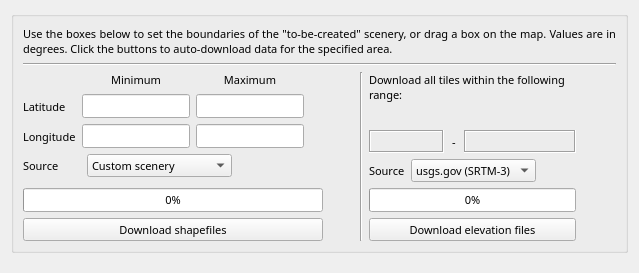
       <widget class="QWidget" name="downloadTab">
        <attribute name="title">
         <string>Download</string>
        </attribute>
        <layout class="QGridLayout" name="gridLayout_7">
         <item row="0" column="0">
          <layout class="QGridLayout" name="layout_2">
           <item row="0" column="0">
            <widget class="QGroupBox" name="groupBox">
             <property name="sizePolicy">
              <sizepolicy hsizetype="Preferred" vsizetype="Minimum">
               <horstretch>0</horstretch>
               <verstretch>0</verstretch>
              </sizepolicy>
             </property>
             <property name="minimumSize">
              <size>
               <width>0</width>
               <height>0</height>
              </size>
             </property>
             <property name="maximumSize">
              <size>
               <width>16777215</width>
               <height>250</height>
              </size>
             </property>
             <property name="font">
              <font>
               <family>Lucida Sans</family>
               <pointsize>8</pointsize>
              </font>
             </property>
             <property name="title">
              <string/>
             </property>
             <property name="alignment">
              <set>Qt::AlignLeading|Qt::AlignLeft|Qt::AlignVCenter</set>
             </property>
             <property name="flat">
              <bool>false</bool>
             </property>
             <property name="checkable">
              <bool>false</bool>
             </property>
             <layout class="QGridLayout" name="gridLayout">
              <property name="leftMargin">
               <number>9</number>
              </property>
              <property name="topMargin">
               <number>9</number>
              </property>
              <property name="rightMargin">
               <number>9</number>
              </property>
              <item row="2" column="0">
               <widget class="Line" name="line_5">
                <property name="orientation">
                 <enum>Qt::Horizontal</enum>
                </property>
               </widget>
              </item>
              <item row="3" column="0">
               <layout class="QHBoxLayout" name="horizontalLayout_9">
                <property name="sizeConstraint">
                 <enum>QLayout::SetFixedSize</enum>
                </property>
                <property name="rightMargin">
                 <number>0</number>
                </property>
                <property name="bottomMargin">
                 <number>0</number>
                </property>
                <item>
                 <layout class="QVBoxLayout" name="shapefilesLayout">
                  <property name="bottomMargin">
                   <number>0</number>
                  </property>
                  <item>
                   <layout class="QHBoxLayout" name="minMaxLayout">
                    <property name="rightMargin">
                     <number>5</number>
                    </property>
                    <item>
                     <layout class="QVBoxLayout" name="latLonLayout">
                      <property name="topMargin">
                       <number>23</number>
                      </property>
                      <item>
                       <widget class="QLabel" name="latLabel">
                        <property name="maximumSize">
                         <size>
                          <width>55</width>
                          <height>16777215</height>
                         </size>
                        </property>
                        <property name="font">
                         <font>
                          <family>Lucida Sans</family>
                          <pointsize>8</pointsize>
                         </font>
                        </property>
                        <property name="text">
                         <string>Latitude</string>
                        </property>
                        <property name="alignment">
                         <set>Qt::AlignLeading|Qt::AlignLeft|Qt::AlignVCenter</set>
                        </property>
                       </widget>
                      </item>
                      <item>
                       <widget class="QLabel" name="lonLabel">
                        <property name="maximumSize">
                         <size>
                          <width>55</width>
                          <height>16777215</height>
                         </size>
                        </property>
                        <property name="font">
                         <font>
                          <family>Lucida Sans</family>
                          <pointsize>8</pointsize>
                         </font>
                        </property>
                        <property name="text">
                         <string>Longitude</string>
                        </property>
                        <property name="alignment">
                         <set>Qt::AlignLeading|Qt::AlignLeft|Qt::AlignVCenter</set>
                        </property>
                       </widget>
                      </item>
                     </layout>
                    </item>
                    <item>
                     <layout class="QVBoxLayout" name="minLayout">
                      <item>
                       <widget class="QLabel" name="minLabel">
                        <property name="font">
                         <font>
                          <family>Lucida Sans</family>
                          <pointsize>8</pointsize>
                         </font>
                        </property>
                        <property name="text">
                         <string>Minimum</string>
                        </property>
                        <property name="alignment">
                         <set>Qt::AlignHCenter|Qt::AlignTop</set>
                        </property>
                       </widget>
                      </item>
                      <item>
                       <widget class="QLineEdit" name="minLatField">
                        <property name="sizePolicy">
                         <sizepolicy hsizetype="Preferred" vsizetype="Fixed">
                          <horstretch>0</horstretch>
                          <verstretch>0</verstretch>
                         </sizepolicy>
                        </property>
                        <property name="minimumSize">
                         <size>
                          <width>0</width>
                          <height>20</height>
                         </size>
                        </property>
                        <property name="maximumSize">
                         <size>
                          <width>250</width>
                          <height>16777215</height>
                         </size>
                        </property>
                        <property name="font">
                         <font>
                          <family>Lucida Sans</family>
                          <pointsize>8</pointsize>
                         </font>
                        </property>
                        <property name="text">
                         <string/>
                        </property>
                       </widget>
                      </item>
                      <item>
                       <widget class="QLineEdit" name="minLonField">
                        <property name="sizePolicy">
                         <sizepolicy hsizetype="Preferred" vsizetype="Fixed">
                          <horstretch>0</horstretch>
                          <verstretch>0</verstretch>
                         </sizepolicy>
                        </property>
                        <property name="minimumSize">
                         <size>
                          <width>20</width>
                          <height>20</height>
                         </size>
                        </property>
                        <property name="maximumSize">
                         <size>
                          <width>250</width>
                          <height>16777215</height>
                         </size>
                        </property>
                        <property name="font">
                         <font>
                          <family>Lucida Sans</family>
                          <pointsize>8</pointsize>
                         </font>
                        </property>
                        <property name="text">
                         <string/>
                        </property>
                        <property name="readOnly">
                         <bool>false</bool>
                        </property>
                       </widget>
                      </item>
                     </layout>
                    </item>
                    <item>
                     <layout class="QVBoxLayout" name="maxLayout">
                      <property name="rightMargin">
                       <number>5</number>
                      </property>
                      <item>
                       <widget class="QLabel" name="maxLabel">
                        <property name="font">
                         <font>
                          <family>Lucida Sans</family>
                          <pointsize>8</pointsize>
                         </font>
                        </property>
                        <property name="text">
                         <string>Maximum</string>
                        </property>
                        <property name="alignment">
                         <set>Qt::AlignHCenter|Qt::AlignTop</set>
                        </property>
                       </widget>
                      </item>
                      <item>
                       <widget class="QLineEdit" name="maxLatField">
                        <property name="sizePolicy">
                         <sizepolicy hsizetype="Preferred" vsizetype="Fixed">
                          <horstretch>0</horstretch>
                          <verstretch>0</verstretch>
                         </sizepolicy>
                        </property>
                        <property name="minimumSize">
                         <size>
                          <width>0</width>
                          <height>20</height>
                         </size>
                        </property>
                        <property name="maximumSize">
                         <size>
                          <width>250</width>
                          <height>16777215</height>
                         </size>
                        </property>
                        <property name="font">
                         <font>
                          <family>Lucida Sans</family>
                          <pointsize>8</pointsize>
                         </font>
                        </property>
                       </widget>
                      </item>
                      <item>
                       <widget class="QLineEdit" name="maxLonField">
                        <property name="sizePolicy">
                         <sizepolicy hsizetype="Preferred" vsizetype="Fixed">
                          <horstretch>0</horstretch>
                          <verstretch>0</verstretch>
                         </sizepolicy>
                        </property>
                        <property name="minimumSize">
                         <size>
                          <width>0</width>
                          <height>20</height>
                         </size>
                        </property>
                        <property name="maximumSize">
                         <size>
                          <width>250</width>
                          <height>16777215</height>
                         </size>
                        </property>
                        <property name="font">
                         <font>
                          <family>Lucida Sans</family>
                          <pointsize>8</pointsize>
                         </font>
                        </property>
                        <property name="dragEnabled">
                         <bool>false</bool>
                        </property>
                       </widget>
                      </item>
                     </layout>
                    </item>
                    <item>
                     <spacer name="spacer_3">
                      <property name="orientation">
                       <enum>Qt::Horizontal</enum>
                      </property>
                      <property name="sizeHint" stdset="0">
                       <size>
                        <width>40</width>
                        <height>20</height>
                       </size>
                      </property>
                     </spacer>
                    </item>
                   </layout>
                  </item>
                  <item>
                   <layout class="QHBoxLayout" name="shapefilesSourceLayout">
                    <property name="bottomMargin">
                     <number>5</number>
                    </property>
                    <item>
                     <widget class="QLabel" name="shapefilesSourceLabel">
                      <property name="minimumSize">
                       <size>
                        <width>58</width>
                        <height>20</height>
                       </size>
                      </property>
                      <property name="maximumSize">
                       <size>
                        <width>55</width>
                        <height>23</height>
                       </size>
                      </property>
                      <property name="font">
                       <font>
                        <family>Lucida Sans</family>
                        <pointsize>8</pointsize>
                       </font>
                      </property>
                      <property name="text">
                       <string>Source</string>
                      </property>
                      <property name="alignment">
                       <set>Qt::AlignLeading|Qt::AlignLeft|Qt::AlignVCenter</set>
                      </property>
                      <property name="indent">
                       <number>0</number>
                      </property>
                     </widget>
                    </item>
                    <item>
                     <widget class="QComboBox" name="shapefilesSourceSelect">
                      <property name="sizePolicy">
                       <sizepolicy hsizetype="Fixed" vsizetype="Fixed">
                        <horstretch>0</horstretch>
                        <verstretch>0</verstretch>
                       </sizepolicy>
                      </property>
                      <property name="minimumSize">
                       <size>
                        <width>0</width>
                        <height>23</height>
                       </size>
                      </property>
                      <property name="maximumSize">
                       <size>
                        <width>16777215</width>
                        <height>23</height>
                       </size>
                      </property>
                      <property name="currentIndex">
                       <number>2</number>
                      </property>
                      <item>
                       <property name="text">
                        <string>CORINE 2000 (Europe)</string>
                       </property>
                      </item>
                      <item>
                       <property name="text">
                        <string>CORINE 2006 (Europe)</string>
                       </property>
                      </item>
                      <item>
                       <property name="text">
                        <string>Custom scenery</string>
                       </property>
                      </item>
                      <item>
                       <property name="text">
                        <string>OpenStreetMap</string>
                       </property>
                      </item>
                     </widget>
                    </item>
                    <item>
                     <spacer name="spacer_4">
                      <property name="orientation">
                       <enum>Qt::Horizontal</enum>
                      </property>
                      <property name="sizeType">
                       <enum>QSizePolicy::Expanding</enum>
                      </property>
                      <property name="sizeHint" stdset="0">
                       <size>
                        <width>40</width>
                        <height>23</height>
                       </size>
                      </property>
                     </spacer>
                    </item>
                   </layout>
                  </item>
                  <item>
                   <widget class="QProgressBar" name="downloadShapefilesProgressBar">
                    <property name="sizePolicy">
                     <sizepolicy hsizetype="Expanding" vsizetype="Fixed">
                      <horstretch>0</horstretch>
                      <verstretch>0</verstretch>
                     </sizepolicy>
                    </property>
                    <property name="maximumSize">
                     <size>
                      <width>300</width>
                      <height>16777215</height>
                     </size>
                    </property>
                    <property name="value">
                     <number>0</number>
                    </property>
                   </widget>
                  </item>
                  <item>
                   <widget class="QPushButton" name="downloadShapefilesButton">
                    <property name="sizePolicy">
                     <sizepolicy hsizetype="Expanding" vsizetype="Fixed">
                      <horstretch>0</horstretch>
                      <verstretch>0</verstretch>
                     </sizepolicy>
                    </property>
                    <property name="minimumSize">
                     <size>
                      <width>0</width>
                      <height>23</height>
                     </size>
                    </property>
                    <property name="maximumSize">
                     <size>
                      <width>300</width>
                      <height>23</height>
                     </size>
                    </property>
                    <property name="font">
                     <font>
                      <family>Lucida Sans</family>
                      <pointsize>8</pointsize>
                     </font>
                    </property>
                    <property name="text">
                     <string>Download shapefiles</string>
                    </property>
                    <property name="flat">
                     <bool>false</bool>
                    </property>
                   </widget>
                  </item>
                 </layout>
                </item>
                <item>
                 <widget class="Line" name="line0">
                  <property name="orientation">
                   <enum>Qt::Vertical</enum>
                  </property>
                 </widget>
                </item>
                <item>
                 <layout class="QVBoxLayout" name="elevationLayout">
                  <property name="sizeConstraint">
                   <enum>QLayout::SetNoConstraint</enum>
                  </property>
                  <property name="bottomMargin">
                   <number>0</number>
                  </property>
                  <item>
                   <widget class="QLabel" name="elevationLayoutText">
                    <property name="sizePolicy">
                     <sizepolicy hsizetype="Expanding" vsizetype="Minimum">
                      <horstretch>0</horstretch>
                      <verstretch>0</verstretch>
                     </sizepolicy>
                    </property>
                    <property name="text">
                     <string>Download all tiles within the following range:</string>
                    </property>
                    <property name="alignment">
                     <set>Qt::AlignLeading|Qt::AlignLeft|Qt::AlignTop</set>
                    </property>
                    <property name="wordWrap">
                     <bool>true</bool>
                    </property>
                   </widget>
                  </item>
                  <item>
                   <layout class="QHBoxLayout" name="downloadRangeLayout">
                    <property name="spacing">
                     <number>0</number>
                    </property>
                    <item>
                     <widget class="QLabel" name="minDownloadRangeLabel">
                      <property name="enabled">
                       <bool>true</bool>
                      </property>
                      <property name="sizePolicy">
                       <sizepolicy hsizetype="Fixed" vsizetype="Fixed">
                        <horstretch>0</horstretch>
                        <verstretch>0</verstretch>
                       </sizepolicy>
                      </property>
                      <property name="minimumSize">
                       <size>
                        <width>75</width>
                        <height>23</height>
                       </size>
                      </property>
                      <property name="maximumSize">
                       <size>
                        <width>75</width>
                        <height>16777215</height>
                       </size>
                      </property>
                      <property name="font">
                       <font>
                        <weight>50</weight>
                        <bold>false</bold>
                        <kerning>true</kerning>
                       </font>
                      </property>
                      <property name="frameShape">
                       <enum>QFrame::Box</enum>
                      </property>
                      <property name="frameShadow">
                       <enum>QFrame::Sunken</enum>
                      </property>
                      <property name="lineWidth">
                       <number>1</number>
                      </property>
                      <property name="midLineWidth">
                       <number>0</number>
                      </property>
                      <property name="text">
                       <string/>
                      </property>
                      <property name="alignment">
                       <set>Qt::AlignCenter</set>
                      </property>
                     </widget>
                    </item>
                    <item>
                     <widget class="QLabel" name="label_15">
                      <property name="enabled">
                       <bool>true</bool>
                      </property>
                      <property name="sizePolicy">
                       <sizepolicy hsizetype="Expanding" vsizetype="Preferred">
                        <horstretch>0</horstretch>
                        <verstretch>0</verstretch>
                       </sizepolicy>
                      </property>
                      <property name="maximumSize">
                       <size>
                        <width>20</width>
                        <height>16777215</height>
                       </size>
                      </property>
                      <property name="font">
                       <font>
                        <family>Lucida Sans</family>
                        <pointsize>8</pointsize>
                       </font>
                      </property>
                      <property name="text">
                       <string>-</string>
                      </property>
                      <property name="alignment">
                       <set>Qt::AlignCenter</set>
                      </property>
                     </widget>
                    </item>
                    <item>
                     <widget class="QLabel" name="maxDownloadRangeLabel">
                      <property name="enabled">
                       <bool>true</bool>
                      </property>
                      <property name="sizePolicy">
                       <sizepolicy hsizetype="Fixed" vsizetype="Fixed">
                        <horstretch>0</horstretch>
                        <verstretch>0</verstretch>
                       </sizepolicy>
                      </property>
                      <property name="minimumSize">
                       <size>
                        <width>75</width>
                        <height>23</height>
                       </size>
                      </property>
                      <property name="maximumSize">
                       <size>
                        <width>250</width>
                        <height>16777215</height>
                       </size>
                      </property>
                      <property name="font">
                       <font>
                        <weight>50</weight>
                        <bold>false</bold>
                        <kerning>true</kerning>
                       </font>
                      </property>
                      <property name="frameShape">
                       <enum>QFrame::Box</enum>
                      </property>
                      <property name="frameShadow">
                       <enum>QFrame::Sunken</enum>
                      </property>
                      <property name="lineWidth">
                       <number>1</number>
                      </property>
                      <property name="midLineWidth">
                       <number>0</number>
                      </property>
                      <property name="text">
                       <string/>
                      </property>
                      <property name="alignment">
                       <set>Qt::AlignCenter</set>
                      </property>
                     </widget>
                    </item>
                   </layout>
                  </item>
                  <item>
                   <layout class="QHBoxLayout" name="elevationSourceLayout">
                    <property name="spacing">
                     <number>6</number>
                    </property>
                    <item>
                     <widget class="QLabel" name="elevationSourceLabel">
                      <property name="sizePolicy">
                       <sizepolicy hsizetype="Minimum" vsizetype="Preferred">
                        <horstretch>0</horstretch>
                        <verstretch>0</verstretch>
                       </sizepolicy>
                      </property>
                      <property name="text">
                       <string>Source</string>
                      </property>
                     </widget>
                    </item>
                    <item>
                     <widget class="QComboBox" name="elevationSourceSelect">
                      <property name="sizePolicy">
                       <sizepolicy hsizetype="Fixed" vsizetype="Fixed">
                        <horstretch>0</horstretch>
                        <verstretch>0</verstretch>
                       </sizepolicy>
                      </property>
                      <property name="minimumSize">
                       <size>
                        <width>0</width>
                        <height>23</height>
                       </size>
                      </property>
                      <property name="maximumSize">
                       <size>
                        <width>16777215</width>
                        <height>23</height>
                       </size>
                      </property>
                      <property name="currentIndex">
                       <number>2</number>
                      </property>
                      <item>
                       <property name="text">
                        <string>fgx.ch (SRTM-3)</string>
                       </property>
                      </item>
                      <item>
                       <property name="text">
                        <string>usgs.gov (SRTM-1)</string>
                       </property>
                      </item>
                      <item>
                       <property name="text">
                        <string>usgs.gov (SRTM-3)</string>
                       </property>
                      </item>
                     </widget>
                    </item>
                    <item>
                     <spacer name="horizontalSpacer">
                      <property name="orientation">
                       <enum>Qt::Horizontal</enum>
                      </property>
                      <property name="sizeHint" stdset="0">
                       <size>
                        <width>40</width>
                        <height>20</height>
                       </size>
                      </property>
                     </spacer>
                    </item>
                   </layout>
                  </item>
                  <item>
                   <widget class="QProgressBar" name="downloadElevationProgressBar">
                    <property name="maximumSize">
                     <size>
                      <width>300</width>
                      <height>16777215</height>
                     </size>
                    </property>
                    <property name="value">
                     <number>0</number>
                    </property>
                   </widget>
                  </item>
                  <item>
                   <widget class="QPushButton" name="downloadElevationButton">
                    <property name="sizePolicy">
                     <sizepolicy hsizetype="Expanding" vsizetype="Fixed">
                      <horstretch>0</horstretch>
                      <verstretch>0</verstretch>
                     </sizepolicy>
                    </property>
                    <property name="minimumSize">
                     <size>
                      <width>0</width>
                      <height>23</height>
                     </size>
                    </property>
                    <property name="maximumSize">
                     <size>
                      <width>300</width>
                      <height>23</height>
                     </size>
                    </property>
                    <property name="font">
                     <font>
                      <family>Lucida Sans</family>
                      <pointsize>8</pointsize>
                     </font>
                    </property>
                    <property name="text">
                     <string>Download elevation files</string>
                    </property>
                   </widget>
                  </item>
                 </layout>
                </item>
                <item>
                 <spacer name="spacer_2">
                  <property name="orientation">
                   <enum>Qt::Horizontal</enum>
                  </property>
                  <property name="sizeHint" stdset="0">
                   <size>
                    <width>40</width>
                    <height>20</height>
                   </size>
                  </property>
                 </spacer>
                </item>
               </layout>
              </item>
              <item row="1" column="0">
               <widget class="QLabel" name="downloadTabText">
                <property name="sizePolicy">
                 <sizepolicy hsizetype="Preferred" vsizetype="Minimum">
                  <horstretch>0</horstretch>
                  <verstretch>0</verstretch>
                 </sizepolicy>
                </property>
                <property name="minimumSize">
                 <size>
                  <width>0</width>
                  <height>0</height>
                 </size>
                </property>
                <property name="maximumSize">
                 <size>
                  <width>16777215</width>
                  <height>40</height>
                 </size>
                </property>
                <property name="font">
                 <font>
                  <family>Lucida Sans</family>
                  <pointsize>8</pointsize>
                 </font>
                </property>
                <property name="text">
                 <string>Use the boxes below to set the boundaries of the &quot;to-be-created&quot; scenery, or drag a box on the map. Values are in degrees. Click the buttons to auto-download data for the specified area.</string>
                </property>
                <property name="textFormat">
                 <enum>Qt::AutoText</enum>
                </property>
                <property name="alignment">
                 <set>Qt::AlignJustify|Qt::AlignTop</set>
                </property>
                <property name="wordWrap">
                 <bool>true</bool>
                </property>
                <property name="indent">
                 <number>0</number>
                </property>
               </widget>
              </item>
             </layout>
            </widget>
           </item>
           <item row="1" column="0">
            <widget class="QFrame" name="frame">
             <property name="frameShape">
              <enum>QFrame::NoFrame</enum>
             </property>
             <layout class="QHBoxLayout" name="horizontalLayout_21">
              <property name="spacing">
               <number>0</number>
              </property>
              <property name="margin">
               <number>0</number>
              </property>
              <item>
               <layout class="QVBoxLayout" name="mapLayout">
                <property name="spacing">
                 <number>0</number>
                </property>
                <property name="sizeConstraint">
                 <enum>QLayout::SetNoConstraint</enum>
                </property>
               </layout>
              </item>
             </layout>
            </widget>
           </item>
          </layout>
         </item>
        </layout>
       </widget>
